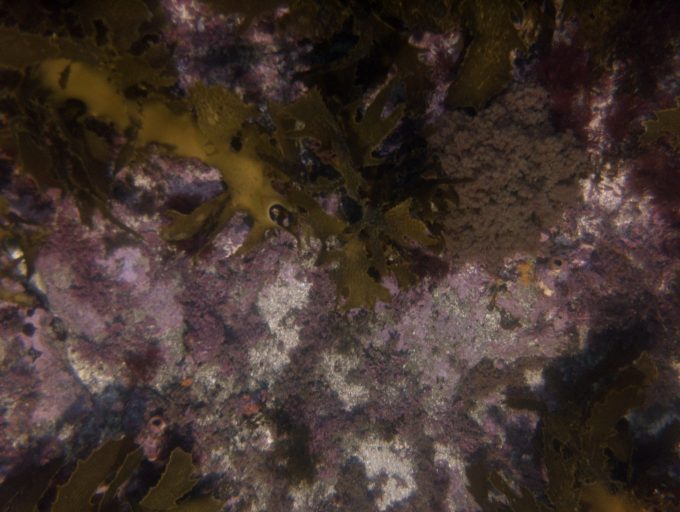
#> input picture Immagini/originale/0.tif, 1360 x 1024 px, found by its file name (shown at 1/2 size); its folder holds 4 pictures in this run
$ python test2.py
#> lines starting #> are read from the running program, lines starting #| are printed output that depends on the picture
from cv2 import cv2
from random import randrange
import time
import json
import numpy as np


class Test:

    def __init__(self, result_path, img_path, img_list, numero_immagini):
        self.result_path = result_path
        self.img_path = img_path
        self.img_list = img_list
        self.numero_immagini = numero_immagini

    def features_detection(self, algoritmo):
        """
        Metodo che identifica le features di due immagini adiacenti, esegue l'algoritmo
        brute-force per trovare le corrispondenze ed infine tramite ransac determina
        il numero di inliers ed outliers dei match.

        algoritmo: algoritmo utilizzato per il test
        """

        match_array = []
        match_return = 0
        inliers_array = []
        inliers_return = 0
        outliers_array = []
        outliers_return = 0
        time_array = []
        time_return = 0
        total_time = 0

        data = {}
        data['risultato'] = []

        start_totale_time = time.time()

        for i in range(len(self.img_list) - 1):

            start_time = time.time()

            img1 = cv2.imread(self.img_path + '\\originale\\' + self.img_list[i], cv2.IMREAD_UNCHANGED)
            img2 = cv2.imread(self.img_path + '\\originale\\' + self.img_list[i + 1], cv2.IMREAD_UNCHANGED)
            img1_gray = cv2.cvtColor(img1, cv2.COLOR_BGR2GRAY)
            img2_gray = cv2.cvtColor(img2, cv2.COLOR_BGR2GRAY)

            if algoritmo == 'SIFT':
                sift = cv2.SIFT_create(nfeatures=4000)
                kp_1, des_1 = sift.detectAndCompute(img1_gray, None)
                kp_2, des_2 = sift.detectAndCompute(img2_gray, None)

            elif algoritmo == 'ORB':
                orb = cv2.ORB_create(nfeatures=4000)
                kp_1, des_1 = orb.detectAndCompute(img1_gray, None)
                kp_2, des_2 = orb.detectAndCompute(img2_gray, None)

            elif algoritmo == 'AKAZE':
                akaze = cv2.AKAZE_create()
                kp_1, des_1 = akaze.detectAndCompute(img1_gray, None)
                kp_2, des_2 = akaze.detectAndCompute(img2_gray, None)

            elif algoritmo == 'BRISK':
                brisk = cv2.BRISK_create()
                kp_1, des_1 = brisk.detectAndCompute(img1_gray, None)
                kp_2, des_2 = brisk.detectAndCompute(img2_gray, None)

            else:
                print("Nessun algoritmo selezionato")

            #Brute-force match
            bf = cv2.BFMatcher(cv2.NORM_HAMMING, crossCheck=True)
            matches = bf.match(des_1, des_2)
            dmatches = sorted(matches, key = lambda x:x.distance)

            src_pts  = np.float32([kp_1[m.queryIdx].pt for m in dmatches]).reshape(-1,1,2)
            dst_pts  = np.float32([kp_2[m.trainIdx].pt for m in dmatches]).reshape(-1,1,2)

            #Identifico inliers ed outliers dei match
            if(len(matches) >= 4):
                H, mask = cv2.findHomography(src_pts, dst_pts, cv2.RANSAC, 5.0)

                inliers = 0
                outliers = 0
                for j in range(len(mask)):
                    if mask[j] == 1:
                        inliers = inliers + 1
                    else:
                        outliers = outliers + 1
            else:
                inliers = 0
                outliers = 0


            for j in range(len(mask)):
                    if mask[j] == 1:
                        inliers = inliers + 1
                    else:
                        outliers = outliers + 1

            match_array.append(len(matches))
            inliers_array.append(inliers)
            outliers_array.append(outliers)

            end_time = time.time()

            time_array.append(end_time - start_time)

        end_totale_time = time.time()

        total_time = end_totale_time - start_totale_time

        for i in range(0, self.numero_immagini - 1):
            match_return = match_return + match_array[i]
            inliers_return = inliers_return + inliers_array[i]
            outliers_return = outliers_return + outliers_array[i]
            time_return = time_return + time_array[i]

        data['risultato'].append({
            'match': match_return / (self.numero_immagini - 1),
            'inliers': inliers_return / (self.numero_immagini - 1),
            'outliers': outliers_return / (self.numero_immagini - 1),
            'time': time_return / (self.numero_immagini - 1),
            'total_time': total_time
        })

        with open(self.result_path + algoritmo + '\\risultato.txt', 'w') as outfile:
            json.dump(data, outfile)

if __name__ == '__main__':
    """
        Test per calcolare la robustezza degli algoritmi di Features Detection
        AKAZE, BRISK, ORB e SIFT per il processo di creazione del mosaico.
        Nella cartella 'Risultati2/nome_algoritmo/risultato.txt' possono essere
        reperiti i risultati ottenuti per quel determinato algoritmo

        img_path: percorso nel quale sono posizionate le immagini da analizzare
        img_list: lista contenente i nomi in ordine delle immagini, il ciclo for riempie la lista
        in questo modo ("0.tif", "1.tif", ..., "i.tif")
        algoritmo: algoritmo selezionato per l'analisi (AKAZE, BRISK, ORB, SIFT)
    """

    result_path = 'C:\\Users\\Carlo\\Workplace\\Python\\Test\\Risultati2\\'
    img_path = 'C:\\Users\\Carlo\\Workplace\\Python\\Test\Immagini\\'
    img_list = []
    algoritmo = 'AKAZE'
    numero_immagini = 5

    test = Test(result_path, img_path, img_list, numero_immagini)

    for i in range(0, numero_immagini):
        nome_immagine = str(i) + '.tif'
        img_list.append(nome_immagine)

    test.features_detection(algoritmo)
#> in features_detection, img1 is the input picture: shape (1024, 1360, 3); mean B, G, R 44.3, 50.5, 64.9
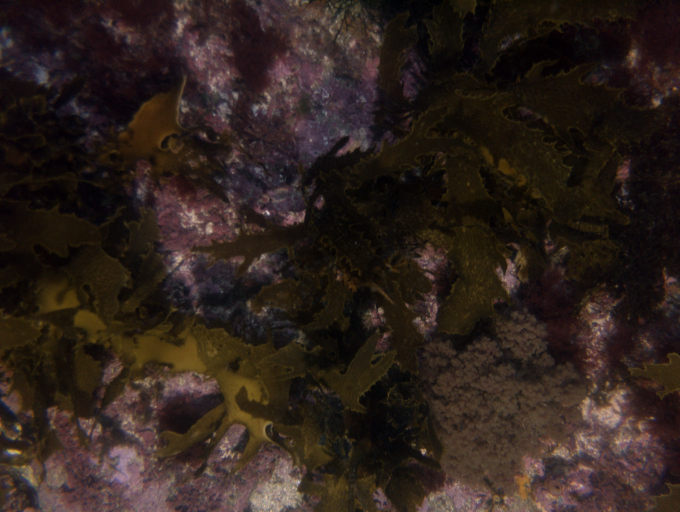
#> input picture Immagini/originale/1.tif, 1360 x 1024 px, found by its file name (shown at 1/2 size)
#> in features_detection, img2 is the input picture: shape (1024, 1360, 3); mean B, G, R 28.3, 33.9, 46.1
#> in features_detection, `img1_gray = cv2.cvtColor(img1, cv2.COLOR_BGR2GRAY)`:
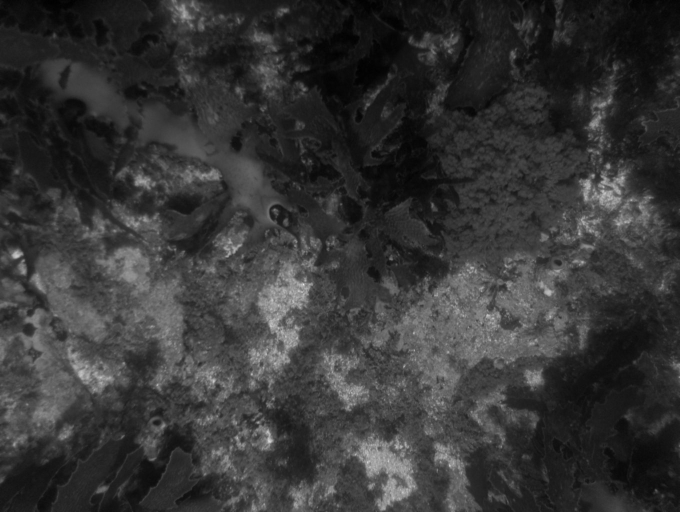
#> img1_gray: shape (1024, 1360) (shown at 1/2 size); min 0, max 239, mean 54.1
#> in features_detection, `img2_gray = cv2.cvtColor(img2, cv2.COLOR_BGR2GRAY)`:
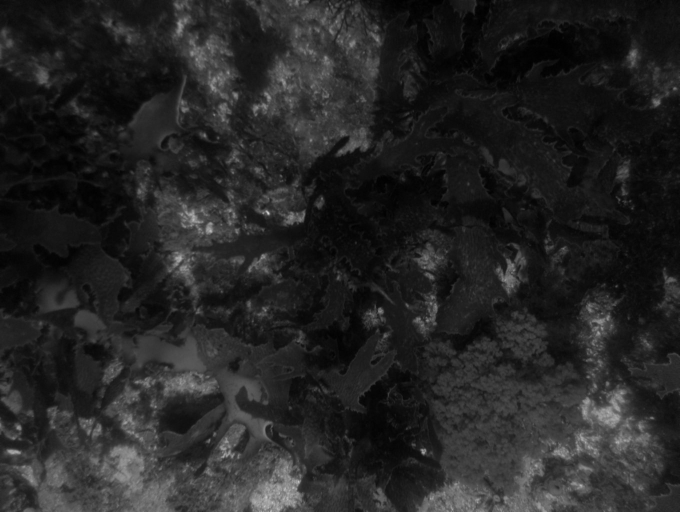
#> img2_gray: shape (1024, 1360) (shown at 1/2 size); min 0, max 227, mean 36.9
#> in features_detection, `kp_1, des_1 = akaze.detectAndCompute(img1_gray, None)`: kp_1 = 1348 keypoints; strongest (x, y, size): (539, 881, 8.1), (1069, 758, 22.8), (1216, 332, 8.1), (1097, 584, 11.4)
#> in features_detection, `kp_2, des_2 = akaze.detectAndCompute(img2_gray, None)`: kp_2 = 862 keypoints; strongest (x, y, size): (846, 903, 8.1), (535, 425, 8.1), (847, 902, 11.4), (536, 426, 5.7)
#> in features_detection, `matches = bf.match(des_1, des_2)`: matches = 320 matches
#> in features_detection, `src_pts  = np.float32([kp_1[m.queryIdx].pt for m in dmatches]).reshape..`: src_pts = 320 rows, first 8: [295.1, 547.9], [572.4, 569.7], [559.4, 572.2], [1188.7, 443.6], [568.2, 580.1], [1210.6, 392], [550.7, 545], [1188, 443.7]
#> in features_detection, `dst_pts  = np.float32([kp_2[m.trainIdx].pt for m in dmatches]).reshape..`: dst_pts = 320 rows, first 8: [283.1, 947.5], [562.1, 963.3], [549.2, 964.9], [1186.3, 876.9], [557.4, 973.3], [1204, 828.8], [540.2, 942.7], [1185.7, 877.2]
#> in features_detection, `H, mask = cv2.findHomography(src_pts, dst_pts, cv2.RANSAC, 5.0)`: H = [[0.81, -1.57, 449.3], [0.167, -0.527, 564], [0.000164, -0.00133, 1]]; mask = 320 values, max 1 at index 3, min 0 at index 0, mean 0.0531
#> after the loop in features_detection, `for j in range(len(mask)):`: inliers = 17; outliers = 303
#> after the loop in features_detection, `for j in range(len(mask)):`: inliers = 34; outliers = 606
#> pass 2 of the loop in features_detection, `for i in range(len(self.img_list) - 1):`:
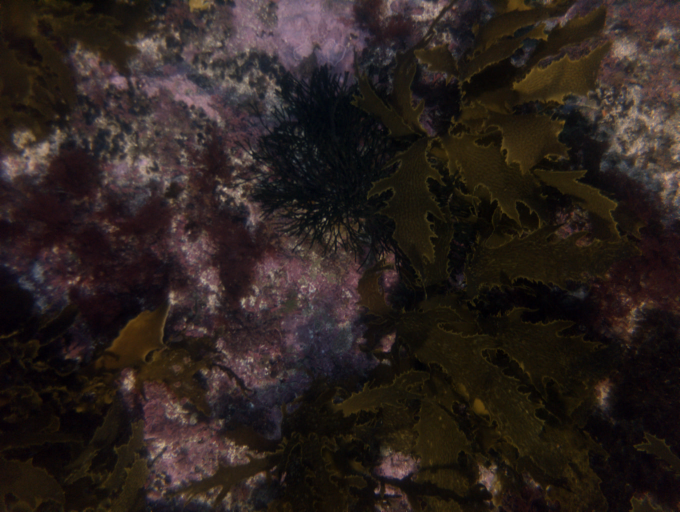
#> input picture Immagini/originale/2.tif, 1360 x 1024 px, found by its file name (shown at 1/2 size)
#> in features_detection, img2 is the input picture: shape (1024, 1360, 3); mean B, G, R 30.3, 33.7, 43.5
#> in features_detection, `img2_gray = cv2.cvtColor(img2, cv2.COLOR_BGR2GRAY)`:
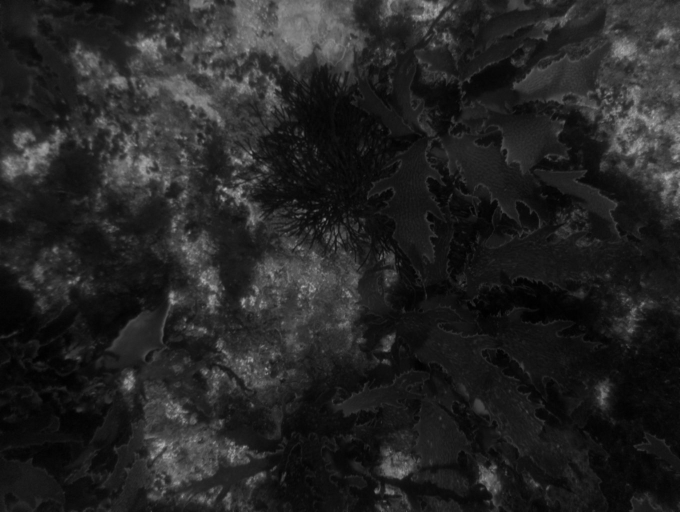
#> img2_gray: shape (1024, 1360) (shown at 1/2 size); min 0, max 188, mean 36.3
#> kp_1 has the same summary as kp_2
#> kp_2 = 1240 keypoints; strongest (x, y, size): (257, 764, 22.8), (257, 767, 16.1), (486, 601, 8.1), (344, 594, 16.1)
#> matches = 295 matches
#> src_pts = 295 rows, first 8: [1265.4, 107.8], [1252.6, 341.2], [755.8, 632.9], [402.5, 133.1], [1178.9, 614.4], [1024.6, 571.7], [1168.4, 825.2], [528, 197.3]
#> dst_pts = 295 rows, first 8: [1207, 789.3], [1214.6, 778.8], [263.1, 756], [384.3, 521.6], [772.5, 904], [166.3, 142.1], [487.6, 612.6], [504.6, 584.1]
#> H = [[1.2, 0.0109, -54.2], [0.159, 1.25, 339], [0.000214, 0.000182, 1]]; mask = 295 values, max 1 at index 7, min 0 at index 0, mean 0.0712
#> after the loop in features_detection, `for j in range(len(mask)):`: inliers = 21; outliers = 274
#> after the loop in features_detection, `for j in range(len(mask)):`: inliers = 42; outliers = 548
#> pass 3 of the loop in features_detection, `for i in range(len(self.img_list) - 1):`:
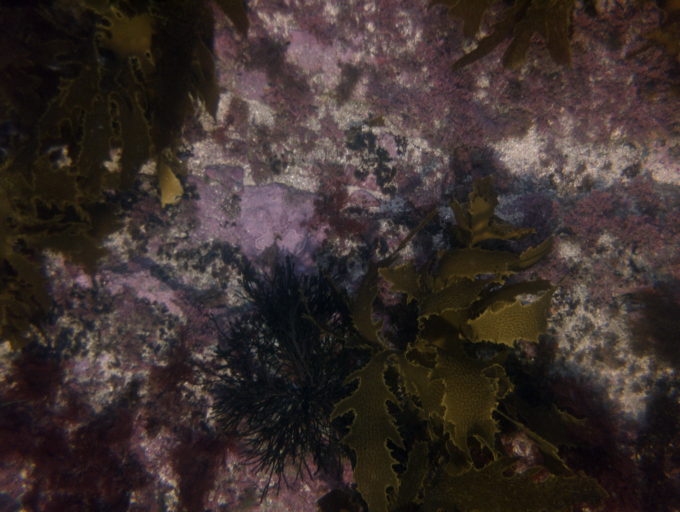
#> input picture Immagini/originale/3.tif, 1360 x 1024 px, found by its file name (shown at 1/2 size)
#> in features_detection, img2 is the input picture: shape (1024, 1360, 3); mean B, G, R 43.9, 46.8, 57.8
#> in features_detection, `img2_gray = cv2.cvtColor(img2, cv2.COLOR_BGR2GRAY)`:
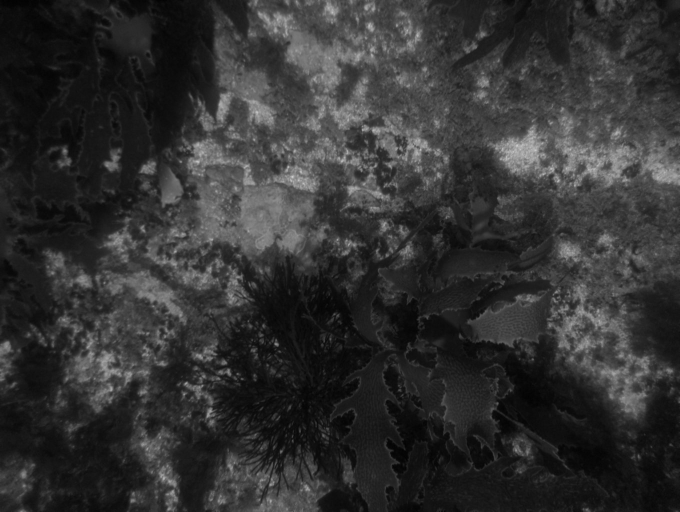
#> img2_gray: shape (1024, 1360) (shown at 1/2 size); min 1, max 215, mean 49.8
#> kp_1 has the same summary as kp_2
#> kp_2 = 1986 keypoints; strongest (x, y, size): (553, 688, 8.1), (457, 743, 8.1), (296, 336, 16.1), (448, 725, 8.1)
#> matches = 553 matches
#> src_pts = 553 rows, first 8: [353.7, 195.1], [1262.5, 205.5], [299.8, 189], [253.8, 295.2], [493.6, 99.62], [507.6, 140.4], [226.5, 266.1], [215.6, 265.2]
#> dst_pts = 553 rows, first 8: [280.3, 590.1], [1155.8, 603.6], [226.9, 584.6], [179, 688.5], [420.4, 479.2], [433.8, 521], [151.8, 661.7], [140.6, 662.3]
#> H = [[0.987, -0.0442, -61.51], [0.0165, 0.928, 402], [2.39e-05, -6.15e-05, 1]]; mask = 553 values, max 1 at index 0, min 0 at index 4, mean 0.288
#> after the loop in features_detection, `for j in range(len(mask)):`: inliers = 159; outliers = 394
#> after the loop in features_detection, `for j in range(len(mask)):`: inliers = 318; outliers = 788
#> the loop made 4 passes; the first 3 are shown
#> (the run stopped early here; a loop or call above may not have finished)
